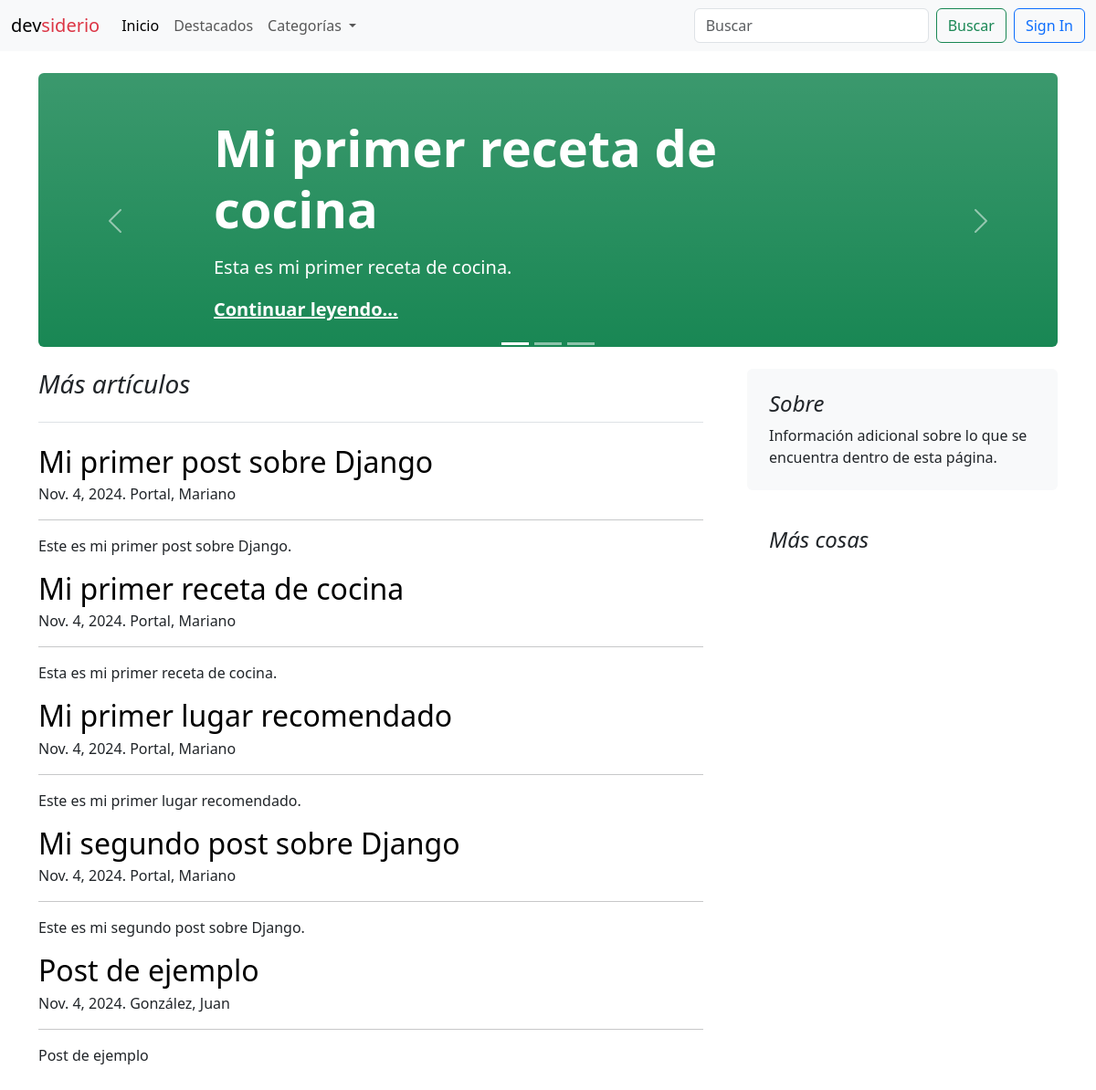
The page / on the database its author committed.
### blogs/models.py (models this page shows, shortened)
class Post(models.Model):
	title = models.CharField(max_length=255)
	slug = models.SlugField(unique=True)
	overview = models.TextField()
	date_created = models.DateTimeField(auto_now_add=True)
	content = models.TextField()
	author = models.ForeignKey(settings.AUTH_USER_MODEL, on_delete=models.PROTECT)
	categories = models.ManyToManyField('Category')
	featured = models.BooleanField(default=False)
	image = models.ImageField(upload_to='post_images/', blank=True, null=True)
	pub_date = models.DateTimeField(default=timezone.now)
	def get_absolute_url(self):
			return reverse("blogs:post", kwargs={"slug": self.slug})

### users/models.py (models this page shows)
class User(AbstractUser):
	def __str__(self):
		return f'{self.last_name}, {self.first_name}'

### blogs/views.py (the view)
# urls.py: path('', views.home_page),
def home_page(request):
    posts = Post.objects.filter(
        pub_date__lte=timezone.now()
    )
    categories = Category.objects.all()
    featured = Post.objects.filter(featured=True).filter(
        pub_date__lte=timezone.now()
    )[:3]
    context = {
        'post_list': posts,
        'featured': featured
    }
    return render(request, 'blogs/home_page.html', context=context)

### blogs/context_processors.py (called while the page is built)
def categories_processor(request):
  categories = Category.objects.all()
  return {
    'categories': categories
  }

### blogs/templates/blogs/home_page.html
{% extends 'base.html' %} {% block content %}
<div class="container-xxl bd-gutter mt-3 my-md-4 bd-layout">
  <main class="container">
    <div class="row g-5">
      <div class="col-md-12">{% include "blogs/featured.html" %}</div>
    </div>
    <div class="row g-5">
      <div class="col-md-8">
        <h3 class="pb-4 mb-4 fst-italic border-bottom">Más artículos</h3>
        {% for post in post_list %}
        <article class="blog-post">
          <h2 class="blog-post-title mb-1">
            <a
              href="{{ post.get_absolute_url  }}"
              style="text-decoration: none"
              class="text-black"
            >
              {{ post.title }}
            </a>
          </h2>
          <p class="blog-post-meta">
            {{ post.pub_date.date }}. {{post.author}}
          </p>
          <hr />
          <p>{{ post.overview }}</p>
        </article>
        {% endfor %}
      </div>
      <div class="col-md-4">
        <div class="position-sticky" style="top: 2rem">
          <div class="p-4 mb-3 bg-light rounded">
            <h4 class="fst-italic">Sobre</h4>
            <p class="mb-0">
              Información adicional sobre lo que se encuentra dentro de esta
              página.
            </p>
          </div>
          <div class="p-4">
            <h4 class="fst-italic">Más cosas</h4>
          </div>
        </div>
      </div>
    </div>
  </main>
</div>
{% endblock content %}

### blogs/templates/blogs/featured.html (shortened to what this page needs)
<div id="carouselIndicators" class="carousel slide" data-bs-ride="true">
  <div class="carousel-indicators">
    <button
      type="button"
      data-bs-target="#carouselIndicators"
      data-bs-slide-to="0"
      class="active"
      aria-current="true"
      aria-label="Slide 1"
    ></button>
    <button
      type="button"
      data-bs-target="#carouselIndicators"
      data-bs-slide-to="1"
      aria-label="Slide 2"
    ></button>
    <button
      type="button"
      data-bs-target="#carouselIndicators"
      data-bs-slide-to="2"
      aria-label="Slide 3"
    ></button>
  </div>
  <div class="carousel-inner">
    {% for f in featured %}
    <div class="carousel-item {% if f == featured|first %}active{% endif %}">
      <div
        class="px-5 p-md-5 mb-4 rounded text-bg-success bg-gradient"
        style="height: 300px"
      >
        <div class="col-md-10 px-5 mx-5">
          <h1 class="display-4 fw-bold px-5">{{ f.title }}</h1>
          <p class="lead my-3 px-5">{{ f.overview }}</p>
          <p class="lead mb-0 px-5">
            <a href="{{ f.get_absolute_url }}" class="text-white fw-bold"
              >Continuar leyendo...</a
            >
          </p>
        </div>
      </div>
    </div>
    {% endfor %}
  </div>
  <button
    class="carousel-control-prev"
    type="button"
    data-bs-target="#carouselIndicators"
    data-bs-slide="prev"
  >
    <span class="carousel-control-prev-icon" aria-hidden="true"></span>
  </button>
  <button
    class="carousel-control-next"
    type="button"
    data-bs-target="#carouselIndicators"
    data-bs-slide="next"
  >
    <span class="carousel-control-next-icon" aria-hidden="true"></span>
  </button>
</div>

### rows shown on the page
Post: title "Mi primer receta de cocina", overview "Esta es mi primer receta de cocina.", pub_date "Nov. 4, 2024", author "Portal, Mariano"
Post: title "Mi primer post sobre Django", pub_date "Nov. 4, 2024", author "Portal, Mariano", overview "Este es mi primer post sobre Django."
Post: title "Mi primer lugar recomendado", pub_date "Nov. 4, 2024", author "Portal, Mariano", overview "Este es mi primer lugar recomendado."
Post: title "Mi segundo post sobre Django", pub_date "Nov. 4, 2024", author "Portal, Mariano", overview "Este es mi segundo post sobre Django."
Post: title "Post de ejemplo", pub_date "Nov. 4, 2024", author "González, Juan", overview "Post de ejemplo"
